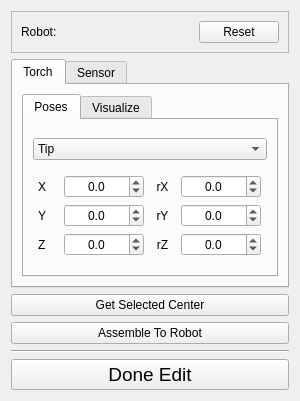
<?xml version="1.0" encoding="UTF-8"?>
<ui version="4.0">
 <class>TaskBoxRobotEESetupPanel</class>
 <widget class="QWidget" name="TaskBoxRobotEESetupPanel">
  <property name="geometry">
   <rect>
    <x>0</x>
    <y>0</y>
    <width>300</width>
    <height>401</height>
   </rect>
  </property>
  <property name="minimumSize">
   <size>
    <width>300</width>
    <height>0</height>
   </size>
  </property>
  <property name="maximumSize">
   <size>
    <width>16777215</width>
    <height>16777215</height>
   </size>
  </property>
  <property name="windowTitle">
   <string>Form</string>
  </property>
  <layout class="QVBoxLayout" name="verticalLayout">
   <item>
    <widget class="QFrame" name="frame_3">
     <property name="frameShape">
      <enum>QFrame::StyledPanel</enum>
     </property>
     <property name="frameShadow">
      <enum>QFrame::Raised</enum>
     </property>
     <layout class="QHBoxLayout" name="horizontalLayout">
      <item>
       <widget class="QLabel" name="label_TargetRobotName">
        <property name="text">
         <string>Robot: </string>
        </property>
       </widget>
      </item>
      <item>
       <widget class="QPushButton" name="pushButton_resetTool">
        <property name="maximumSize">
         <size>
          <width>80</width>
          <height>16777215</height>
         </size>
        </property>
        <property name="layoutDirection">
         <enum>Qt::LeftToRight</enum>
        </property>
        <property name="text">
         <string>Reset</string>
        </property>
       </widget>
      </item>
     </layout>
    </widget>
   </item>
   <item>
    <widget class="QTabWidget" name="tabWidget_ToolSelection">
     <property name="currentIndex">
      <number>0</number>
     </property>
     <widget class="QWidget" name="tab">
      <attribute name="title">
       <string>Torch</string>
      </attribute>
      <layout class="QVBoxLayout" name="verticalLayout_2">
       <item>
        <widget class="QTabWidget" name="tabWidget_3">
         <property name="currentIndex">
          <number>0</number>
         </property>
         <widget class="QWidget" name="tab_4">
          <attribute name="title">
           <string>Poses</string>
          </attribute>
          <layout class="QVBoxLayout" name="verticalLayout_5">
           <item>
            <widget class="QComboBox" name="comboBox_TorchSetup_target">
             <item>
              <property name="text">
               <string>Tip</string>
              </property>
             </item>
             <item>
              <property name="text">
               <string>Base</string>
              </property>
             </item>
            </widget>
           </item>
           <item>
            <layout class="QGridLayout" name="gridLayout_4">
             <item row="0" column="3">
              <widget class="QDoubleSpinBox" name="doubleSpinBox_Torch_rX">
               <property name="maximumSize">
                <size>
                 <width>80</width>
                 <height>16777215</height>
                </size>
               </property>
               <property name="alignment">
                <set>Qt::AlignCenter</set>
               </property>
               <property name="decimals">
                <number>1</number>
               </property>
               <property name="minimum">
                <double>-180.000000000000000</double>
               </property>
               <property name="maximum">
                <double>180.000000000000000</double>
               </property>
               <property name="singleStep">
                <double>0.500000000000000</double>
               </property>
              </widget>
             </item>
             <item row="0" column="0">
              <widget class="QLabel" name="label_13">
               <property name="maximumSize">
                <size>
                 <width>15</width>
                 <height>16777215</height>
                </size>
               </property>
               <property name="text">
                <string>X</string>
               </property>
              </widget>
             </item>
             <item row="0" column="2">
              <widget class="QLabel" name="label_10">
               <property name="maximumSize">
                <size>
                 <width>15</width>
                 <height>16777215</height>
                </size>
               </property>
               <property name="text">
                <string>rX</string>
               </property>
               <property name="alignment">
                <set>Qt::AlignCenter</set>
               </property>
              </widget>
             </item>
             <item row="1" column="0">
              <widget class="QLabel" name="label_14">
               <property name="maximumSize">
                <size>
                 <width>15</width>
                 <height>16777215</height>
                </size>
               </property>
               <property name="text">
                <string>Y</string>
               </property>
              </widget>
             </item>
             <item row="0" column="1">
              <widget class="QDoubleSpinBox" name="doubleSpinBox_Torch_tX">
               <property name="maximumSize">
                <size>
                 <width>80</width>
                 <height>16777215</height>
                </size>
               </property>
               <property name="alignment">
                <set>Qt::AlignCenter</set>
               </property>
               <property name="decimals">
                <number>1</number>
               </property>
               <property name="minimum">
                <double>-9999.000000000000000</double>
               </property>
               <property name="maximum">
                <double>9999.000000000000000</double>
               </property>
              </widget>
             </item>
             <item row="1" column="1">
              <widget class="QDoubleSpinBox" name="doubleSpinBox_Torch_tY">
               <property name="maximumSize">
                <size>
                 <width>80</width>
                 <height>16777215</height>
                </size>
               </property>
               <property name="alignment">
                <set>Qt::AlignCenter</set>
               </property>
               <property name="decimals">
                <number>1</number>
               </property>
               <property name="minimum">
                <double>-9999.000000000000000</double>
               </property>
               <property name="maximum">
                <double>9999.000000000000000</double>
               </property>
              </widget>
             </item>
             <item row="1" column="2">
              <widget class="QLabel" name="label_12">
               <property name="maximumSize">
                <size>
                 <width>80</width>
                 <height>16777215</height>
                </size>
               </property>
               <property name="text">
                <string>rY</string>
               </property>
               <property name="alignment">
                <set>Qt::AlignCenter</set>
               </property>
              </widget>
             </item>
             <item row="1" column="3">
              <widget class="QDoubleSpinBox" name="doubleSpinBox_Torch_rY">
               <property name="maximumSize">
                <size>
                 <width>80</width>
                 <height>16777215</height>
                </size>
               </property>
               <property name="alignment">
                <set>Qt::AlignCenter</set>
               </property>
               <property name="decimals">
                <number>1</number>
               </property>
               <property name="minimum">
                <double>-180.000000000000000</double>
               </property>
               <property name="maximum">
                <double>180.000000000000000</double>
               </property>
               <property name="singleStep">
                <double>0.500000000000000</double>
               </property>
              </widget>
             </item>
             <item row="2" column="0">
              <widget class="QLabel" name="label_11">
               <property name="maximumSize">
                <size>
                 <width>15</width>
                 <height>16777215</height>
                </size>
               </property>
               <property name="text">
                <string>Z</string>
               </property>
              </widget>
             </item>
             <item row="2" column="1">
              <widget class="QDoubleSpinBox" name="doubleSpinBox_Torch_tZ">
               <property name="maximumSize">
                <size>
                 <width>80</width>
                 <height>16777215</height>
                </size>
               </property>
               <property name="alignment">
                <set>Qt::AlignCenter</set>
               </property>
               <property name="decimals">
                <number>1</number>
               </property>
               <property name="minimum">
                <double>-9999.000000000000000</double>
               </property>
               <property name="maximum">
                <double>9999.000000000000000</double>
               </property>
              </widget>
             </item>
             <item row="2" column="2">
              <widget class="QLabel" name="label_15">
               <property name="maximumSize">
                <size>
                 <width>80</width>
                 <height>16777215</height>
                </size>
               </property>
               <property name="text">
                <string>rZ</string>
               </property>
               <property name="alignment">
                <set>Qt::AlignCenter</set>
               </property>
              </widget>
             </item>
             <item row="2" column="3">
              <widget class="QDoubleSpinBox" name="doubleSpinBox_Torch_rZ">
               <property name="maximumSize">
                <size>
                 <width>80</width>
                 <height>16777215</height>
                </size>
               </property>
               <property name="alignment">
                <set>Qt::AlignCenter</set>
               </property>
               <property name="decimals">
                <number>1</number>
               </property>
               <property name="minimum">
                <double>-180.000000000000000</double>
               </property>
               <property name="maximum">
                <double>180.000000000000000</double>
               </property>
               <property name="singleStep">
                <double>0.500000000000000</double>
               </property>
              </widget>
             </item>
            </layout>
           </item>
          </layout>
         </widget>
         <widget class="QWidget" name="tab_6">
          <attribute name="title">
           <string>Visualize</string>
          </attribute>
         </widget>
        </widget>
       </item>
      </layout>
     </widget>
     <widget class="QWidget" name="tab_2">
      <attribute name="title">
       <string>Sensor</string>
      </attribute>
      <layout class="QVBoxLayout" name="verticalLayout_3">
       <item>
        <widget class="QTabWidget" name="tabWidget_2">
         <property name="currentIndex">
          <number>1</number>
         </property>
         <widget class="QWidget" name="tab_3">
          <attribute name="title">
           <string>Poses</string>
          </attribute>
          <layout class="QVBoxLayout" name="verticalLayout_4">
           <item>
            <widget class="QComboBox" name="comboBox_SensorSetup_target">
             <item>
              <property name="text">
               <string>CMOS</string>
              </property>
             </item>
             <item>
              <property name="text">
               <string>Base</string>
              </property>
             </item>
            </widget>
           </item>
           <item>
            <layout class="QGridLayout" name="gridLayout">
             <item row="0" column="3">
              <widget class="QDoubleSpinBox" name="doubleSpinBox_Sensor_rX">
               <property name="maximumSize">
                <size>
                 <width>80</width>
                 <height>16777215</height>
                </size>
               </property>
               <property name="alignment">
                <set>Qt::AlignCenter</set>
               </property>
               <property name="decimals">
                <number>1</number>
               </property>
               <property name="minimum">
                <double>-180.000000000000000</double>
               </property>
               <property name="maximum">
                <double>180.000000000000000</double>
               </property>
               <property name="singleStep">
                <double>0.500000000000000</double>
               </property>
              </widget>
             </item>
             <item row="0" column="0">
              <widget class="QLabel" name="label_16">
               <property name="maximumSize">
                <size>
                 <width>15</width>
                 <height>16777215</height>
                </size>
               </property>
               <property name="text">
                <string>X</string>
               </property>
              </widget>
             </item>
             <item row="0" column="1">
              <widget class="QDoubleSpinBox" name="doubleSpinBox_Sensor_tX">
               <property name="maximumSize">
                <size>
                 <width>80</width>
                 <height>16777215</height>
                </size>
               </property>
               <property name="alignment">
                <set>Qt::AlignCenter</set>
               </property>
               <property name="decimals">
                <number>1</number>
               </property>
               <property name="minimum">
                <double>-9999.000000000000000</double>
               </property>
               <property name="maximum">
                <double>9999.000000000000000</double>
               </property>
              </widget>
             </item>
             <item row="0" column="2">
              <widget class="QLabel" name="label_17">
               <property name="maximumSize">
                <size>
                 <width>15</width>
                 <height>16777215</height>
                </size>
               </property>
               <property name="text">
                <string>rX</string>
               </property>
               <property name="alignment">
                <set>Qt::AlignCenter</set>
               </property>
              </widget>
             </item>
             <item row="1" column="1">
              <widget class="QDoubleSpinBox" name="doubleSpinBox_Sensor_tY">
               <property name="maximumSize">
                <size>
                 <width>80</width>
                 <height>16777215</height>
                </size>
               </property>
               <property name="alignment">
                <set>Qt::AlignCenter</set>
               </property>
               <property name="decimals">
                <number>1</number>
               </property>
               <property name="minimum">
                <double>-9999.000000000000000</double>
               </property>
               <property name="maximum">
                <double>9999.000000000000000</double>
               </property>
              </widget>
             </item>
             <item row="1" column="0">
              <widget class="QLabel" name="label_18">
               <property name="maximumSize">
                <size>
                 <width>15</width>
                 <height>16777215</height>
                </size>
               </property>
               <property name="text">
                <string>Y</string>
               </property>
              </widget>
             </item>
             <item row="1" column="2">
              <widget class="QLabel" name="label_19">
               <property name="maximumSize">
                <size>
                 <width>80</width>
                 <height>16777215</height>
                </size>
               </property>
               <property name="text">
                <string>rY</string>
               </property>
               <property name="alignment">
                <set>Qt::AlignCenter</set>
               </property>
              </widget>
             </item>
             <item row="1" column="3">
              <widget class="QDoubleSpinBox" name="doubleSpinBox_Sensor_rY">
               <property name="maximumSize">
                <size>
                 <width>80</width>
                 <height>16777215</height>
                </size>
               </property>
               <property name="alignment">
                <set>Qt::AlignCenter</set>
               </property>
               <property name="decimals">
                <number>1</number>
               </property>
               <property name="minimum">
                <double>-180.000000000000000</double>
               </property>
               <property name="maximum">
                <double>180.000000000000000</double>
               </property>
               <property name="singleStep">
                <double>0.500000000000000</double>
               </property>
              </widget>
             </item>
             <item row="2" column="0">
              <widget class="QLabel" name="label_20">
               <property name="maximumSize">
                <size>
                 <width>15</width>
                 <height>16777215</height>
                </size>
               </property>
               <property name="text">
                <string>Z</string>
               </property>
              </widget>
             </item>
             <item row="2" column="1">
              <widget class="QDoubleSpinBox" name="doubleSpinBox_Sensor_tZ">
               <property name="maximumSize">
                <size>
                 <width>80</width>
                 <height>16777215</height>
                </size>
               </property>
               <property name="alignment">
                <set>Qt::AlignCenter</set>
               </property>
               <property name="decimals">
                <number>1</number>
               </property>
               <property name="minimum">
                <double>-9999.000000000000000</double>
               </property>
               <property name="maximum">
                <double>9999.000000000000000</double>
               </property>
              </widget>
             </item>
             <item row="2" column="2">
              <widget class="QLabel" name="label_21">
               <property name="maximumSize">
                <size>
                 <width>80</width>
                 <height>16777215</height>
                </size>
               </property>
               <property name="text">
                <string>rZ</string>
               </property>
               <property name="alignment">
                <set>Qt::AlignCenter</set>
               </property>
              </widget>
             </item>
             <item row="2" column="3">
              <widget class="QDoubleSpinBox" name="doubleSpinBox_Sensor_rZ">
               <property name="maximumSize">
                <size>
                 <width>80</width>
                 <height>16777215</height>
                </size>
               </property>
               <property name="alignment">
                <set>Qt::AlignCenter</set>
               </property>
               <property name="decimals">
                <number>1</number>
               </property>
               <property name="minimum">
                <double>-180.000000000000000</double>
               </property>
               <property name="maximum">
                <double>180.000000000000000</double>
               </property>
               <property name="singleStep">
                <double>0.500000000000000</double>
               </property>
              </widget>
             </item>
            </layout>
           </item>
          </layout>
         </widget>
         <widget class="QWidget" name="tab_5">
          <attribute name="title">
           <string>Visualize</string>
          </attribute>
          <layout class="QGridLayout" name="gridLayout_3">
           <item row="0" column="0">
            <widget class="QLabel" name="label">
             <property name="text">
              <string>Distance</string>
             </property>
            </widget>
           </item>
           <item row="2" column="0">
            <widget class="QLabel" name="label_2">
             <property name="text">
              <string>Amplitude</string>
             </property>
            </widget>
           </item>
           <item row="2" column="1">
            <widget class="QDoubleSpinBox" name="doubleSpinBox_Sensor_amplitude">
             <property name="decimals">
              <number>1</number>
             </property>
             <property name="maximum">
              <double>150.000000000000000</double>
             </property>
             <property name="value">
              <double>30.000000000000000</double>
             </property>
            </widget>
           </item>
           <item row="0" column="1">
            <widget class="QDoubleSpinBox" name="doubleSpinBox_Sensor_distance">
             <property name="decimals">
              <number>1</number>
             </property>
             <property name="maximum">
              <double>2000.000000000000000</double>
             </property>
             <property name="value">
              <double>400.000000000000000</double>
             </property>
            </widget>
           </item>
           <item row="0" column="2">
            <widget class="QLabel" name="label_4">
             <property name="maximumSize">
              <size>
               <width>30</width>
               <height>16777215</height>
              </size>
             </property>
             <property name="text">
              <string>mm</string>
             </property>
             <property name="alignment">
              <set>Qt::AlignCenter</set>
             </property>
            </widget>
           </item>
           <item row="2" column="2">
            <widget class="QLabel" name="label_5">
             <property name="maximumSize">
              <size>
               <width>30</width>
               <height>16777215</height>
              </size>
             </property>
             <property name="text">
              <string>deg</string>
             </property>
             <property name="alignment">
              <set>Qt::AlignCenter</set>
             </property>
            </widget>
           </item>
           <item row="3" column="0" colspan="3">
            <widget class="QPushButton" name="pushButton_LaserOn">
             <property name="text">
              <string>Turn On</string>
             </property>
            </widget>
           </item>
          </layout>
         </widget>
        </widget>
       </item>
      </layout>
     </widget>
    </widget>
   </item>
   <item>
    <widget class="QPushButton" name="pushButton_CalcCenter">
     <property name="minimumSize">
      <size>
       <width>0</width>
       <height>0</height>
      </size>
     </property>
     <property name="text">
      <string>Get Selected Center</string>
     </property>
    </widget>
   </item>
   <item>
    <widget class="QPushButton" name="pushButton_Assemble">
     <property name="text">
      <string>Assemble To Robot</string>
     </property>
    </widget>
   </item>
   <item>
    <widget class="Line" name="line">
     <property name="orientation">
      <enum>Qt::Horizontal</enum>
     </property>
    </widget>
   </item>
   <item>
    <widget class="QPushButton" name="pushButton_finishSetup">
     <property name="font">
      <font>
       <pointsize>14</pointsize>
      </font>
     </property>
     <property name="text">
      <string>Done Edit</string>
     </property>
    </widget>
   </item>
  </layout>
 </widget>
 <resources/>
 <connections/>
</ui>
